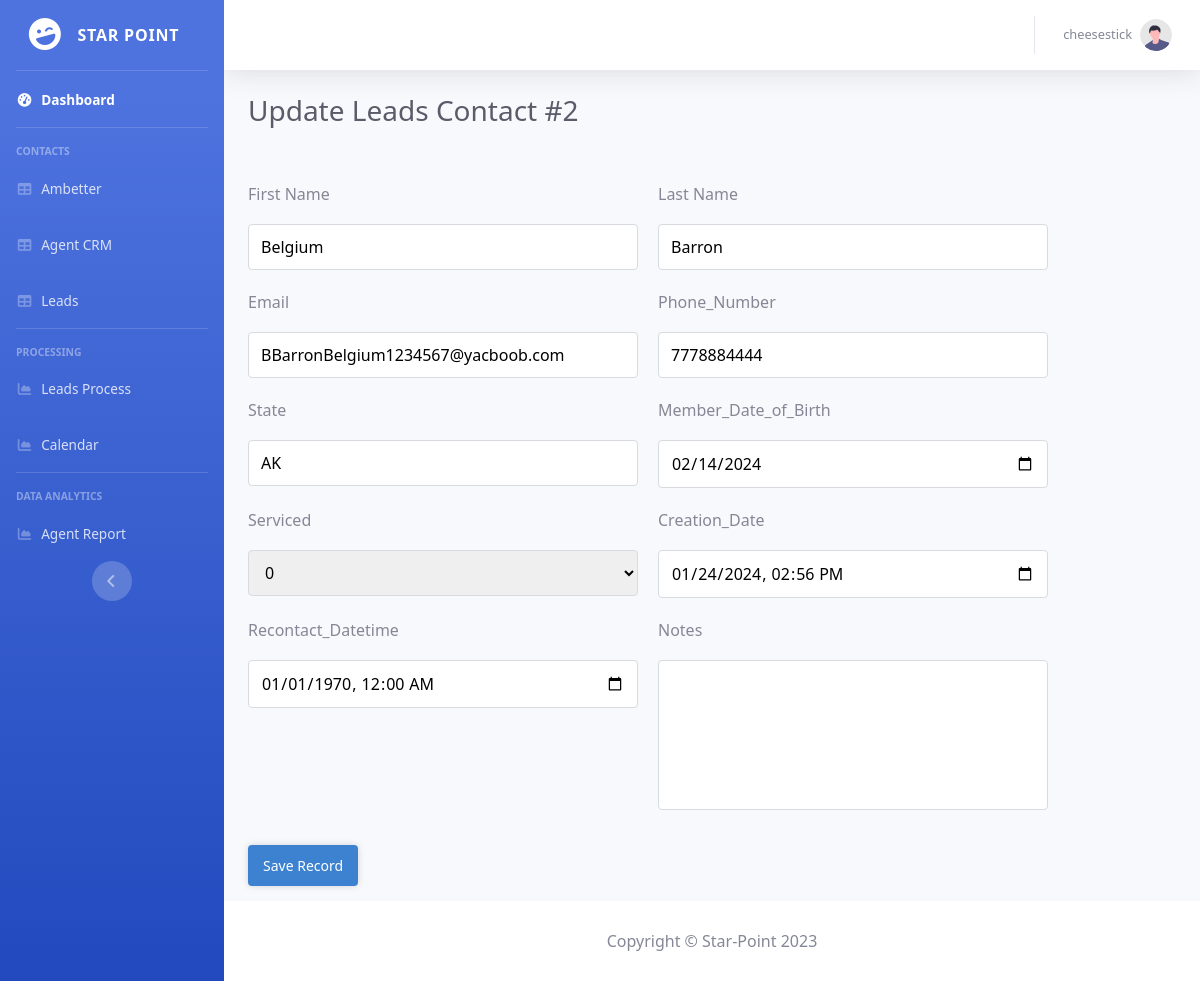
The app's page /view/crm/leads-update.php?id=2 (signed in), older data.
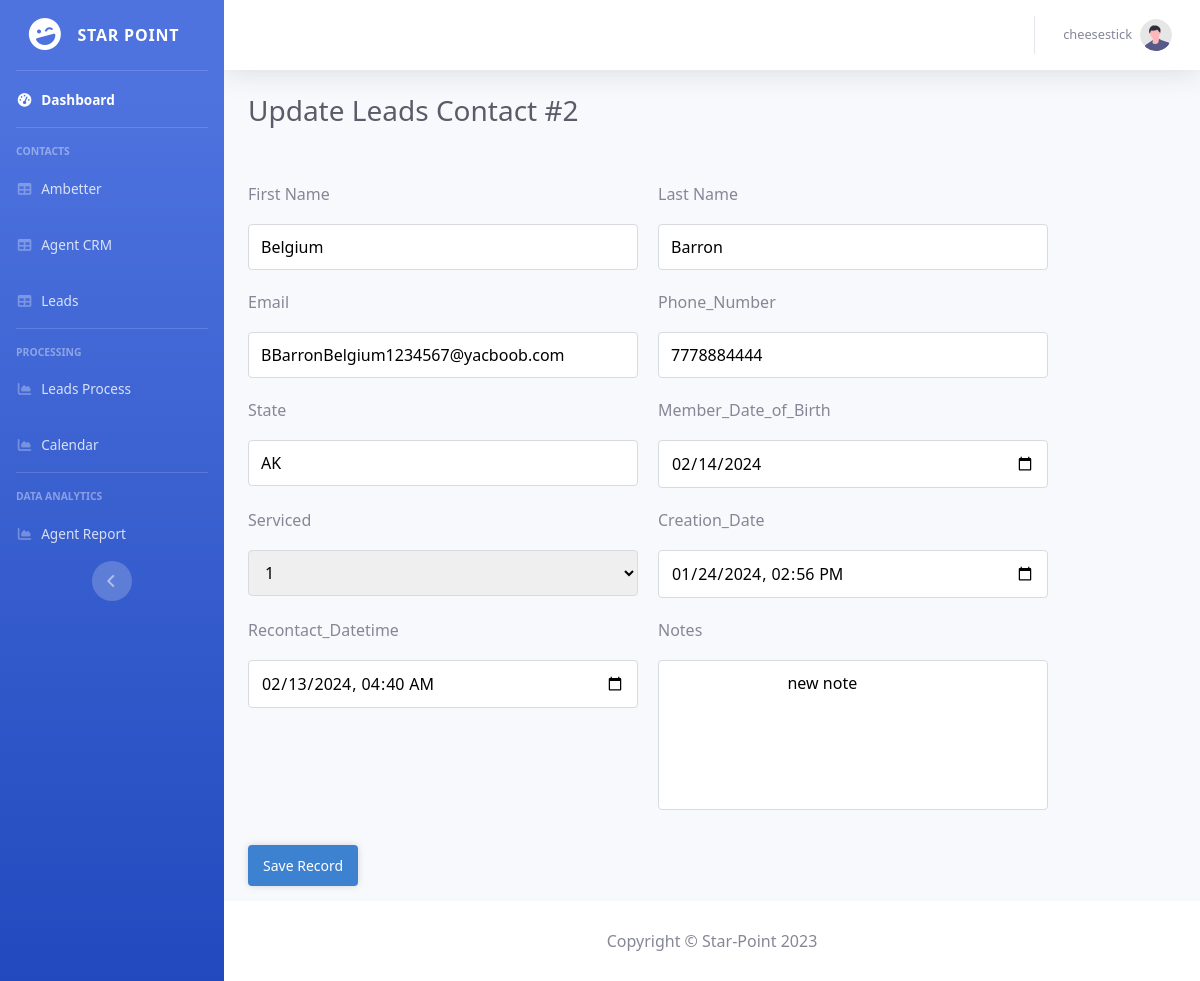
The same page, newer data.
### tables this page shows
CREATE TABLE `Leads` (
  `id` int NOT NULL,
  `first_name` varchar(50) NOT NULL,
  `last_name` varchar(50) NOT NULL,
  `email` varchar(255) NOT NULL,
  `phone` varchar(30) NOT NULL,
  `state` varchar(50) NOT NULL,
  `DOB` date NOT NULL,
  `serviced` tinyint(1) NOT NULL DEFAULT '0',
  `created` datetime NOT NULL DEFAULT CURRENT_TIMESTAMP,
  `recontact_date` datetime DEFAULT NULL,
  `notes` varchar(500) DEFAULT NULL
);

### php/config.php (called while the page is built, shortened)
<?php
$Leads = 'Leads';

### View/CRM/leads-update.php (the view, shortened to what this page needs)
<?php
include '../../php/functions.php';
$pdo = pdo_connect_mysql();
$stmt = $pdo->prepare('SELECT * FROM ' . $Leads . ' WHERE id = ?');
$stmt->execute([ $_GET['id'] ]);
$contact = $stmt->fetch(PDO::FETCH_ASSOC);
?>
<?=CRM_header('Leads - Update')?>
<div id="content-wrapper" class="d-flex flex-column">
    <div id="content">
        <?= CRM_topbar($_SESSION) ?>
        <div class=container-fluid>
            <div class="d-sm-flex align-items-center justify-content-between mb-4">
                <div class="wrap">
                    <h1 class="h3 mb-0 text-gray-800">Update Leads Contact #<?=$contact['id']?></h1>
                </div>
            </div>
            <form action="?id=<?=$contact['id']?>" method="post" class="crud-form">
                <div class="cols">
                    <?php foreach ($Leads_Columns as $column => $array): ?>
                    <?php if (isset($array['input'])): ?>
                    <?php $input = $array['input']; ?>
                    <div class="style-form-control">
                        <label for="<?=$column?>"><?=$array['label']?></label>
                        <?php if ($input['type'] == 'text' || $input['type'] == 'hidden' || $input['type'] == 'email' || $input['type'] == 'number' || $input['type'] == 'tel'): ?>
                        <input id="<?=$column?>" type="<?=$input['type']?>" name="<?=$column?>" placeholder="<?=$input['placeholder']?>" value="<?=htmlspecialchars((string)$contact[$column], ENT_QUOTES)?>" <?=$input['required'] ? 'required' : ''?> <?=isset($input['custom']) ? $input['custom'] : ''?>>
                        <?php elseif ($input['type'] == 'date'): ?>
                        <input id="<?=$column?>" type="<?=$input['type']?>" name="<?=$column?>"<?=$input['required'] ? ' required' : ''?> <?=isset($input['custom']) ? $input['custom'] : ''?> value="<?=date('Y-m-d')?>">
                        <?php elseif ($input['type'] == 'datetime-local'): ?>
                        <input id="<?=$column?>" type="<?=$input['type']?>" name="<?=$column?>" value="<?=date('Y-m-d\TH:i', strtotime($contact[$column]))?>" <?=$input['required'] ? 'required' : ''?> <?=isset($input['custom']) ? $input['custom'] : ''?>>
                        <?php elseif ($input['type'] == 'textarea'): ?>
                        <textarea id="<?=$column?>" name="<?=$column?>" <?=$input['required'] ? 'required' : ''?> <?=isset($input['custom']) ? $input['custom'] : ''?>>
                            <?=htmlspecialchars((string)$contact[$column])?>
                        </textarea>
                        <?php elseif ($input['type'] == 'select'): ?>
                        <select id="<?=$column?>" name="<?=$column?>" <?=$input['required'] ? 'required' : ''?> <?=isset($input['custom']) ? $input['custom'] : ''?>>
                            <?php foreach ($input['options'] as $option): ?>
                            <option value="<?=$option?>" <?=$contact[$column] == $option ? 'selected' : ''?>><?=$option?></option>
                            <?php endforeach; ?>
                        </select>
                        <?php elseif ($input['type'] == 'checkbox'): ?>
                        <input id="<?=$column?>" type="hidden" name="<?=$column?>" value="0" <?=isset($input['custom']) ? $input['custom'] : ''?>>
                        <input type="<?=$input['type']?>" name="<?=$column?>" value="1" <?=$contact[$column] == 1 ? 'checked' : ''?> <?=isset($input['custom']) ? $input['custom'] : ''?>>
                        <?php endif; ?>
                    </div>
                    <?php endif; ?>
                    <?php endforeach; ?>
                </div>
                <button type="submit" name="submit" class="btn">Save Record</button>
            </form>
        </div>
    </div>
    <?=CRM_footer()?>
</div>

Row changes from the older to the newer data that the page shows:
changed leads "Belgium": serviced "0" → "1"; recontact_date "01/01/1970 00:00" → "02/13/2024 04:40"; notes (not shown) → "new note"
